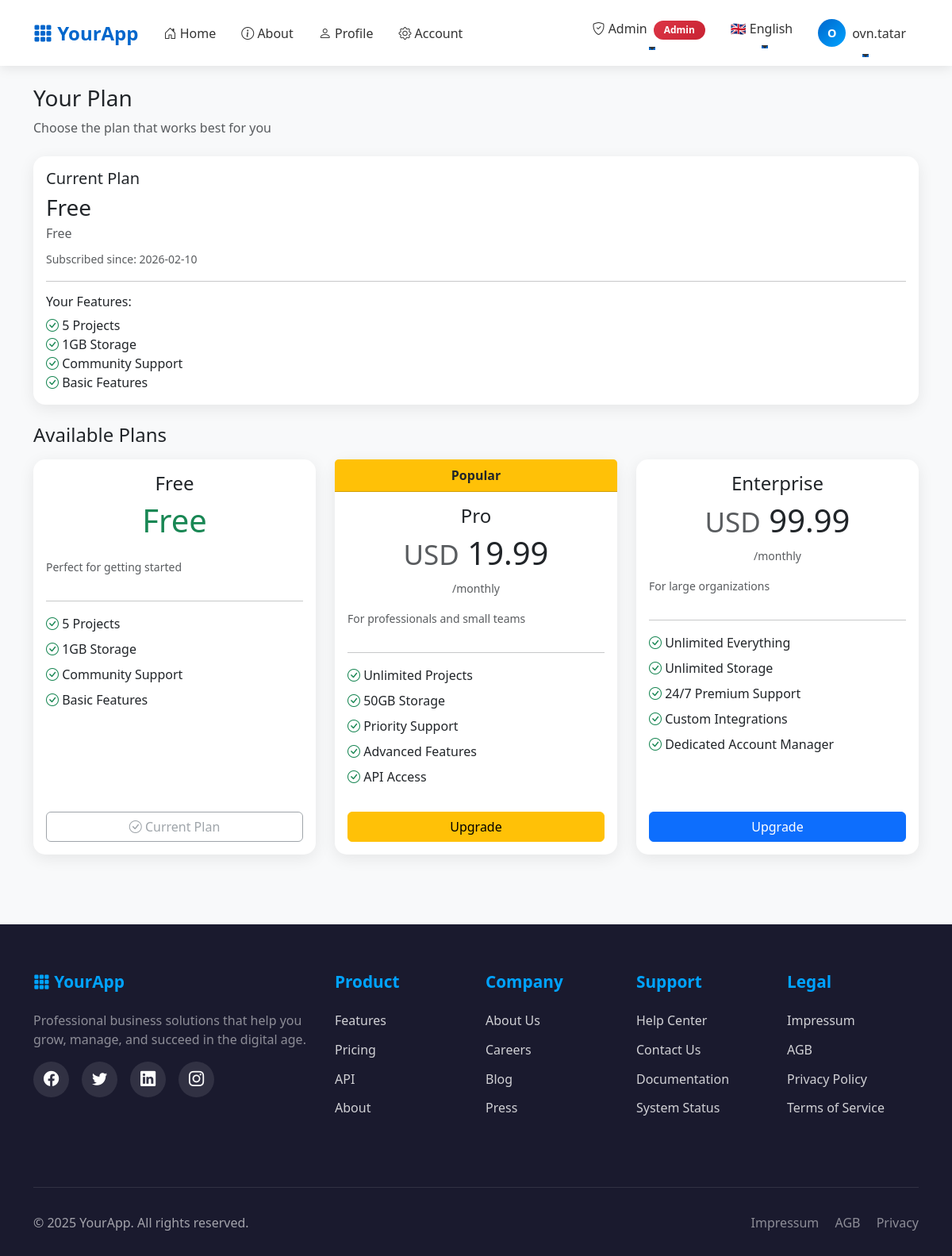
Page /account/plan (signed in) on the committed database.
### app/models/user.py (models this page shows, shortened)
class User(UserMixin, db.Model):
    id = db.Column(db.Integer, primary_key=True)
    email = db.Column(db.String(255), unique=True, nullable=False, index=True)
    language = db.Column(db.String(5), default='en')
    role = db.Column(db.String(20), nullable=False, default='user', index=True)
    password_hash = db.Column(db.String(255), nullable=False)
    created_at = db.Column(db.DateTime, default=datetime.utcnow, nullable=False)
    confirmed_at = db.Column(db.DateTime, nullable=True)
    is_active = db.Column(db.Boolean, default=True, nullable=False, index=True)
    plan_id = db.Column(db.Integer, db.ForeignKey('plan.id'), nullable=True)
    plan = db.relationship('Plan', back_populates='users')
    plan_subscribed_at = db.Column(db.DateTime, nullable=True)
    billing = db.relationship("BillingProfile", uselist=False, back_populates="user", cascade="all, delete-orphan")
    api_keys = db.relationship("APIKey", back_populates="user", cascade="all, delete-orphan", lazy='dynamic')
    @property
    def is_authenticated(self):
        return True

### app/models/plan.py (models this page shows, shortened)
class Plan(db.Model):
    id = db.Column(db.Integer, primary_key=True)
    name = db.Column(db.String(100), nullable=False, unique=True)
    description = db.Column(db.Text, nullable=True)
    option1 = db.Column(db.String(255), nullable=True)  # e.g., "10 Projects"
    option2 = db.Column(db.String(255), nullable=True)  # e.g., "Unlimited Storage"
    option3 = db.Column(db.String(255), nullable=True)  # Additional feature
    option4 = db.Column(db.String(255), nullable=True)  # Additional feature
    option5 = db.Column(db.String(255), nullable=True)  # Additional feature
    price = db.Column(db.Numeric(10, 2), nullable=False, default=0.00)
    currency = db.Column(db.String(3), nullable=False, default='USD')
    billing_period = db.Column(db.String(20), nullable=False, default='monthly')  # monthly, yearly, lifetime
    stripe_price_id = db.Column(db.String(255), nullable=True)  # Stripe Price ID
    stripe_product_id = db.Column(db.String(255), nullable=True)  # Stripe Product ID
    is_active = db.Column(db.Boolean, default=True, nullable=False)
    is_featured = db.Column(db.Boolean, default=False, nullable=False)
    sort_order = db.Column(db.Integer, default=0)  # For display ordering
    created_at = db.Column(db.DateTime, default=datetime.utcnow, nullable=False)
    updated_at = db.Column(db.DateTime, default=datetime.utcnow, onupdate=datetime.utcnow)
    users = db.relationship('User', back_populates='plan', lazy='dynamic')
    @property
    def formatted_price(self):
        if self.price == 0:
            return 'Free'
        return f'{self.currency} {self.price:.2f}/{self.billing_period}'
    @property
    def features_list(self):
        features = []
        for i in range(1, 6):
            option = getattr(self, f'option{i}', None)
            if option:
                features.append(option)
        return features

### app/blueprints/account/routes.py (the view)
@bp.route('/plan')
@login_required
def view_plan():
    current_plan = current_user.plan
    available_plans = Plan.query.filter_by(is_active=True).order_by(Plan.sort_order.asc()).all()
    return render_template('account/plan.html',
                         current_plan=current_plan,
                         available_plans=available_plans)

### app/templates/account/plan.html (shortened to what this page needs)
{% extends "base.html" %}
{% block content %}
<div class="mb-4">
  <h1 class="h3">{{ _('Your Plan') }}</h1>
  <p class="text-muted">{{ _('Choose the plan that works best for you') }}</p>
</div>
<div class="card mb-4 border-primary">
  <div class="card-body">
    <h5 class="card-title">{{ _('Current Plan') }}</h5>
    {% if current_plan %}
      <div class="d-flex justify-content-between align-items-center">
        <div>
          <h3 class="mb-1">{{ current_plan.name }}</h3>
          <p class="text-muted mb-2">{{ current_plan.formatted_price }}</p>
          {% if current_user.plan_subscribed_at %}
            <small class="text-muted">{{ _('Subscribed since') }}: {{ current_user.plan_subscribed_at.strftime('%Y-%m-%d') }}</small>
          {% endif %}
        </div>
      </div>
      {% if current_plan.features_list %}
        <hr>
        <h6 class="mb-2">{{ _('Your Features') }}:</h6>
        <ul class="list-unstyled mb-0">
          {% for feature in current_plan.features_list %}
            <li><i class="bi bi-check-circle text-success"></i> {{ feature }}</li>
          {% endfor %}
        </ul>
      {% endif %}
    {% else %}
      <div class="text-center py-3">
        <h4>{{ _('Free Plan') }}</h4>
        <p class="text-muted">{{ _('You are currently on the free plan') }}</p>
        <small class="text-muted">{{ _('Upgrade to unlock more features') }}</small>
      </div>
    {% endif %}
  </div>
</div>
<h4 class="mb-3">{{ _('Available Plans') }}</h4>
<div class="row g-4">
  {% for plan in available_plans %}
  <div class="col-md-6 col-lg-4">
    <div class="card h-100 {% if plan.is_featured %}border-warning{% endif %} {% if current_plan and current_plan.id == plan.id %}border-primary{% endif %}">
      {% if plan.is_featured %}
      <div class="card-header bg-warning text-dark text-center">
        <strong>{{ _('Popular') }}</strong>
      </div>
      {% endif %}
      <div class="card-body d-flex flex-column">
        <div class="text-center mb-3">
          <h4 class="card-title">{{ plan.name }}</h4>
          <div class="display-6 mb-2">
            {% if plan.price == 0 %}
              <span class="text-success">{{ _('Free') }}</span>
            {% else %}
              <small class="text-muted">{{ plan.currency }}</small> {{ plan.price }}
            {% endif %}
          </div>
          {% if plan.price > 0 %}
            <small class="text-muted">/{{ plan.billing_period }}</small>
          {% endif %}
        </div>
        {% if plan.description %}
          <p class="text-muted small">{{ plan.description }}</p>
        {% endif %}
        {% if plan.features_list %}
          <hr>
          <ul class="list-unstyled mb-4">
            {% for feature in plan.features_list %}
              <li class="mb-2">
                <i class="bi bi-check-circle text-success"></i> {{ feature }}
              </li>
            {% endfor %}
          </ul>
        {% endif %}
        <div class="mt-auto">
          {% if current_plan and current_plan.id == plan.id %}
            <button class="btn btn-outline-secondary w-100" disabled>
              <i class="bi bi-check-circle"></i> {{ _('Current Plan') }}
            </button>
          {% else %}
            <form method="POST" action="{{ url_for('account.select_plan', plan_id=plan.id) }}">
              <button type="submit" class="btn {% if plan.is_featured %}btn-warning{% else %}btn-primary{% endif %} w-100"
                      {% if plan.price > 0 %}onclick="return confirm('{{ _('Upgrade to') }} {{ plan.name }}?')"{% endif %}>
                {% if plan.price == 0 %}
                  {{ _('Select Plan') }}
                {% elif not current_plan or plan.price > current_plan.price %}
                  {{ _('Upgrade') }}
                {% else %}
                  {{ _('Downgrade') }}
                {% endif %}
              </button>
            </form>
          {% endif %}
        </div>
      </div>
    </div>
  </div>
  {% endfor %}
</div>
<link rel="stylesheet" href="https://cdn.jsdelivr.net/npm/bootstrap-icons@1.10.0/font/bootstrap-icons.css">
{% endblock %}

### app/templates/base.html (shortened to what this page needs)
<!doctype html>
<html lang="en">
<head>
    <link href="https://cdn.jsdelivr.net/npm/bootstrap@5.3.3/dist/css/bootstrap.min.css" rel="stylesheet">
    <link rel="stylesheet" href="https://cdn.jsdelivr.net/npm/bootstrap-icons@1.11.0/font/bootstrap-icons.css">
    <link href="{{ url_for('static', filename='css/app.css') }}" rel="stylesheet">
</head>
<body>
    <nav class="navbar navbar-expand-lg navbar-light sticky-top">
        <div class="container">
            <a class="navbar-brand" href="{{ url_for('main.index') }}">
                <i class="bi bi-grid-3x3-gap-fill"></i> YourApp
            </a>
            <div class="collapse navbar-collapse" id="navbarNav">
                <ul class="navbar-nav me-auto">
                    <li class="nav-item">
                        <a class="nav-link" href="{{ url_for('main.index') }}">
                            <i class="bi bi-house-door"></i> {{ _('Home') }}
                        </a>
                    </li>
                    <li class="nav-item">
                        <a class="nav-link" href="{{ url_for('main.about') }}">
                            <i class="bi bi-info-circle"></i> {{ _('About') }}
                        </a>
                    </li>
                    {% if current_user.is_authenticated %}
                    <li class="nav-item">
                        <a class="nav-link" href="{{ url_for('main.profile') }}">
                            <i class="bi bi-person"></i> {{ _('Profile') }}
                        </a>
                    </li>
                    <li class="nav-item">
                        <a class="nav-link" href="{{ url_for('account.overview') }}">
                            <i class="bi bi-gear"></i> {{ _('Account') }}
                        </a>
                    </li>
                    {% endif %}
                </ul>
                <ul class="navbar-nav">
                    {% if current_user.is_authenticated %}
                        {% if current_user.role == 'admin' %}
                        <li class="nav-item dropdown">
                            <a class="nav-link dropdown-toggle" href="#" id="adminDropdown" role="button"
                               data-bs-toggle="dropdown" aria-expanded="false">
                                <i class="bi bi-shield-check"></i> {{ _('Admin') }}
                                <span class="badge badge-admin ms-1">Admin</span>
                            </a>
                        </li>
                        {% endif %}
                        <li class="nav-item dropdown language-dropdown">
                            <a class="nav-link dropdown-toggle" href="#" id="languageDropdown" role="button"
                               data-bs-toggle="dropdown" aria-expanded="false">
                                {% if current_user.language == 'de' %}
                                    🇩🇪 Deutsch
                                {% else %}
                                    🇬🇧 English
                                {% endif %}
                            </a>
                        </li>
                        <li class="nav-item dropdown">
                            <a class="nav-link dropdown-toggle d-flex align-items-center" href="#" id="userDropdown"
                               role="button" data-bs-toggle="dropdown" aria-expanded="false">
                                <div class="user-avatar me-2">
                                    {{ current_user.email[0]|upper }}
                                </div>
                                <span class="d-none d-lg-inline">{{ current_user.email.split('@')[0] }}</span>
                            </a>
                        </li>
                    {% endif %}
                </ul>
            </div>
        </div>
    </nav>
    <main class="py-4">
        <div class="container">
            {% block content %}{% endblock %}
        </div>
    </main>
    <footer class="footer">
        <div class="container">
            <div class="row">
                <div class="col-lg-4 mb-4">
                    <h3 class="footer-title">
                        <i class="bi bi-grid-3x3-gap-fill"></i> YourApp
                    </h3>
                    <p class="text-white-50">Professional business solutions that help you grow, manage, and succeed in the digital age.</p>
                    <div class="social-links">
                        <a href="#" aria-label="Facebook"><i class="bi bi-facebook"></i></a>
                        <a href="#" aria-label="Twitter"><i class="bi bi-twitter"></i></a>
                        <a href="#" aria-label="LinkedIn"><i class="bi bi-linkedin"></i></a>
                        <a href="#" aria-label="Instagram"><i class="bi bi-instagram"></i></a>
                    </div>
                </div>
                <div class="col-lg-2 col-md-6 mb-4">
                    <h4 class="footer-title">Product</h4>
                    <ul class="footer-links">
                        <li><a href="{{ url_for('main.index') }}#features">Features</a></li>
                        <li><a href="{{ url_for('account.view_plan') }}">Pricing</a></li>
                        <li><a href="/api/v1/ping">API</a></li>
                        <li><a href="{{ url_for('main.about') }}">About</a></li>
                    </ul>
                </div>
                <div class="col-lg-2 col-md-6 mb-4">
                    <h4 class="footer-title">Company</h4>
                    <ul class="footer-links">
                        <li><a href="{{ url_for('main.about') }}">About Us</a></li>
                        <li><a href="/careers">Careers</a></li>
                        <li><a href="/blog">Blog</a></li>
                        <li><a href="/press">Press</a></li>
                    </ul>
                </div>
                <div class="col-lg-2 col-md-6 mb-4">
                    <h4 class="footer-title">Support</h4>
                    <ul class="footer-links">
                        <li><a href="/help">Help Center</a></li>
                        <li><a href="/contact">Contact Us</a></li>
                        <li><a href="/docs">Documentation</a></li>
                        <li><a href="/status">System Status</a></li>
                    </ul>
                </div>
                <div class="col-lg-2 col-md-6 mb-4">
                    <h4 class="footer-title">Legal</h4>
                    <ul class="footer-links">
                        <li><a href="/impressum">Impressum</a></li>
                        <li><a href="/agb">AGB</a></li>
                        <li><a href="/privacy">Privacy Policy</a></li>
                        <li><a href="/terms">Terms of Service</a></li>
                    </ul>
                </div>
            </div>
            <div class="footer-bottom">
                <div class="row">
                    <div class="col-md-6 text-center text-md-start mb-3 mb-md-0">
                        <p class="mb-0">&copy; 2025 YourApp. All rights reserved.</p>
                    </div>
                    <div class="col-md-6 text-center text-md-end">
                        <p class="mb-0">
                            <a href="/impressum" class="text-white-50 text-decoration-none me-3">Impressum</a>
                            <a href="/agb" class="text-white-50 text-decoration-none me-3">AGB</a>
                            <a href="/privacy" class="text-white-50 text-decoration-none">Privacy</a>
                        </p>
                    </div>
                </div>
            </div>
        </div>
    </footer>
</body>
</html>

### rows in the picture
User: email "O", email "ovn.tatar", plan_subscribed_at "2026-02-10"
Plan: name "Free", formatted_price "Free", option1 "5 Projects", option2 "1GB Storage", option3 "Community Support", option4 "Basic Features", description "Perfect for getting started"
Plan: name "Pro", currency "USD", price "19.99", billing_period "monthly", description "For professionals and small teams", option1 "Unlimited Projects", option2 "50GB Storage", option3 "Priority Support", option4 "Advanced Features", option5 "API Access"
Plan: name "Enterprise", currency "USD", price "99.99", billing_period "monthly", description "For large organizations", option1 "Unlimited Everything", option2 "Unlimited Storage", option3 "24/7 Premium Support", option4 "Custom Integrations", option5 "Dedicated Account Manager"
